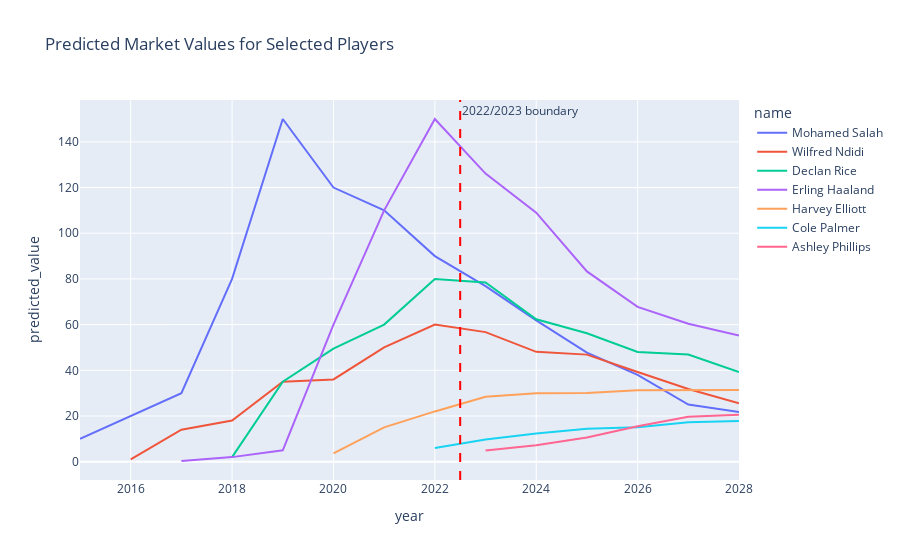

Write notebook code for a chart like this one.
### Code cell
players = [418560, 357662, 565822, 859951, 148455, 274839, 542580, 568177]
plot_player_value_trends(pdf_train, merged_df=merged, player_ids=players)

### Figure 1 — Plotly figure (JSON) as saved in the notebook; plotly's stock layout.template omitted (floating-point values rounded to 4 significant figures)
{"data": [{"customdata": [[22], [23], [24], [25], [27], [27], [28], [30], [30], [31], [32], [33], [34], [35]], "hovertemplate": "name=Mohamed Salah<br>year=%{x}<br>predicted_value=%{y}<br>age=%{customdata[0]}<extra></extra>", "legendgroup": "Mohamed Salah", "line": {"color": "#636efa", "dash": "solid"}, "marker": {"symbol": "circle"}, "mode": "lines", "name": "Mohamed Salah", "orientation": "v", "showlegend": true, "type": "scatter", "x": [2015, 2016, 2017, 2018, 2019, 2020, 2021, 2022, 2023, 2024, 2025, 2026, 2027, 2028], "xaxis": "x", "y": [10, 20, 30, 80, 150, 120, 110, 90, 76.84, 61.86, 47.75, 37.98, 25.01, 21.77], "yaxis": "y"}, {"customdata": [[19], [20], [21], [22], [23], [24], [25], [26], [27], [28], [29], [30], [31]], "hovertemplate": "name=Wilfred Ndidi<br>year=%{x}<br>predicted_value=%{y}<br>age=%{customdata[0]}<extra></extra>", "legendgroup": "Wilfred Ndidi", "line": {"color": "#EF553B", "dash": "solid"}, "marker": {"symbol": "circle"}, "mode": "lines", "name": "Wilfred Ndidi", "orientation": "v", "showlegend": true, "type": "scatter", "x": [2016, 2017, 2018, 2019, 2020, 2021, 2022, 2023, 2024, 2025, 2026, 2027, 2028], "xaxis": "x", "y": [1, 14, 18, 35, 36, 50, 60, 56.71, 48.09, 46.87, 39.24, 31.82, 25.59], "yaxis": "y"}, {"customdata": [[18], [20], [21], [22], [23], [24], [25], [26], [27], [28], [29]], "hovertemplate": "name=Declan Rice<br>year=%{x}<br>predicted_value=%{y}<br>age=%{customdata[0]}<extra></extra>", "legendgroup": "Declan Rice", "line": {"color": "#00cc96", "dash": "solid"}, "marker": {"symbol": "circle"}, "mode": "lines", "name": "Declan Rice", "orientation": "v", "showlegend": true, "type": "scatter", "x": [2018, 2019, 2020, 2021, 2022, 2023, 2024, 2025, 2026, 2027, 2028], "xaxis": "x", "y": [2, 35, 49.5, 60, 80, 78.49, 62.34, 56.19, 48.06, 46.87, 39.25], "yaxis": "y"}, {"customdata": [[17], [18], [18], [19], [20], [21], [22], [23], [24], [25], [26], [27]], "hovertemplate": "name=Erling Haaland<br>year=%{x}<br>predicted_value=%{y}<br>age=%{customdata[0]}<extra></extra>", "legendgroup": "Erling Haaland", "line": {"color": "#ab63fa", "dash": "solid"}, "marker": {"symbol": "circle"}, "mode": "lines", "name": "Erling Haaland", "orientation": "v", "showlegend": true, "type": "scatter", "x": [2017, 2018, 2019, 2020, 2021, 2022, 2023, 2024, 2025, 2026, 2027, 2028], "xaxis": "x", "y": [0.3, 2, 5, 60, 110, 150, 126.1, 109.0, 83.29, 67.74, 60.39, 55.25], "yaxis": "y"}, {"customdata": [[17], [17], [18], [20], [21], [22], [23], [24], [25]], "hovertemplate": "name=Harvey Elliott<br>year=%{x}<br>predicted_value=%{y}<br>age=%{customdata[0]}<extra></extra>", "legendgroup": "Harvey Elliott", "line": {"color": "#FFA15A", "dash": "solid"}, "marker": {"symbol": "circle"}, "mode": "lines", "name": "Harvey Elliott", "orientation": "v", "showlegend": true, "type": "scatter", "x": [2020, 2021, 2022, 2023, 2024, 2025, 2026, 2027, 2028], "xaxis": "x", "y": [3.6, 15, 22, 28.46, 29.93, 30.1, 31.28, 31.33, 31.33], "yaxis": "y"}, {"customdata": [[20], [21], [22], [23], [24], [25], [26]], "hovertemplate": "name=Cole Palmer<br>year=%{x}<br>predicted_value=%{y}<br>age=%{customdata[0]}<extra></extra>", "legendgroup": "Cole Palmer", "line": {"color": "#19d3f3", "dash": "solid"}, "marker": {"symbol": "circle"}, "mode": "lines", "name": "Cole Palmer", "orientation": "v", "showlegend": true, "type": "scatter", "x": [2022, 2023, 2024, 2025, 2026, 2027, 2028], "xaxis": "x", "y": [6, 9.752, 12.35, 14.38, 15.09, 17.31, 17.81], "yaxis": "y"}, {"customdata": [[17], [18], [19], [20], [21], [22]], "hovertemplate": "name=Ashley Phillips<br>year=%{x}<br>predicted_value=%{y}<br>age=%{customdata[0]}<extra></extra>", "legendgroup": "Ashley Phillips", "line": {"color": "#FF6692", "dash": "solid"}, "marker": {"symbol": "circle"}, "mode": "lines", "name": "Ashley Phillips", "orientation": "v", "showlegend": true, "type": "scatter", "x": [2023, 2024, 2025, 2026, 2027, 2028], "xaxis": "x", "y": [4.871, 7.153, 10.58, 15.52, 19.63, 20.57], "yaxis": "y"}], "layout": {"annotations": [{"showarrow": false, "text": "2022/2023 boundary", "x": 2022.0, "xanchor": "left", "xref": "x", "y": 1, "yanchor": "top", "yref": "y domain"}], "legend": {"title": {"text": "name"}, "tracegroupgap": 0}, "shapes": [{"line": {"color": "red", "dash": "dash"}, "type": "line", "x0": 2022.0, "x1": 2022.0, "xref": "x", "y0": 0, "y1": 1, "yref": "y domain"}], "title": {"text": "Predicted Market Values for Selected Players"}, "xaxis": {"anchor": "y", "domain": [0, 1], "title": {"text": "year"}}, "yaxis": {"anchor": "x", "domain": [0, 1], "title": {"text": "predicted_value"}}}}
